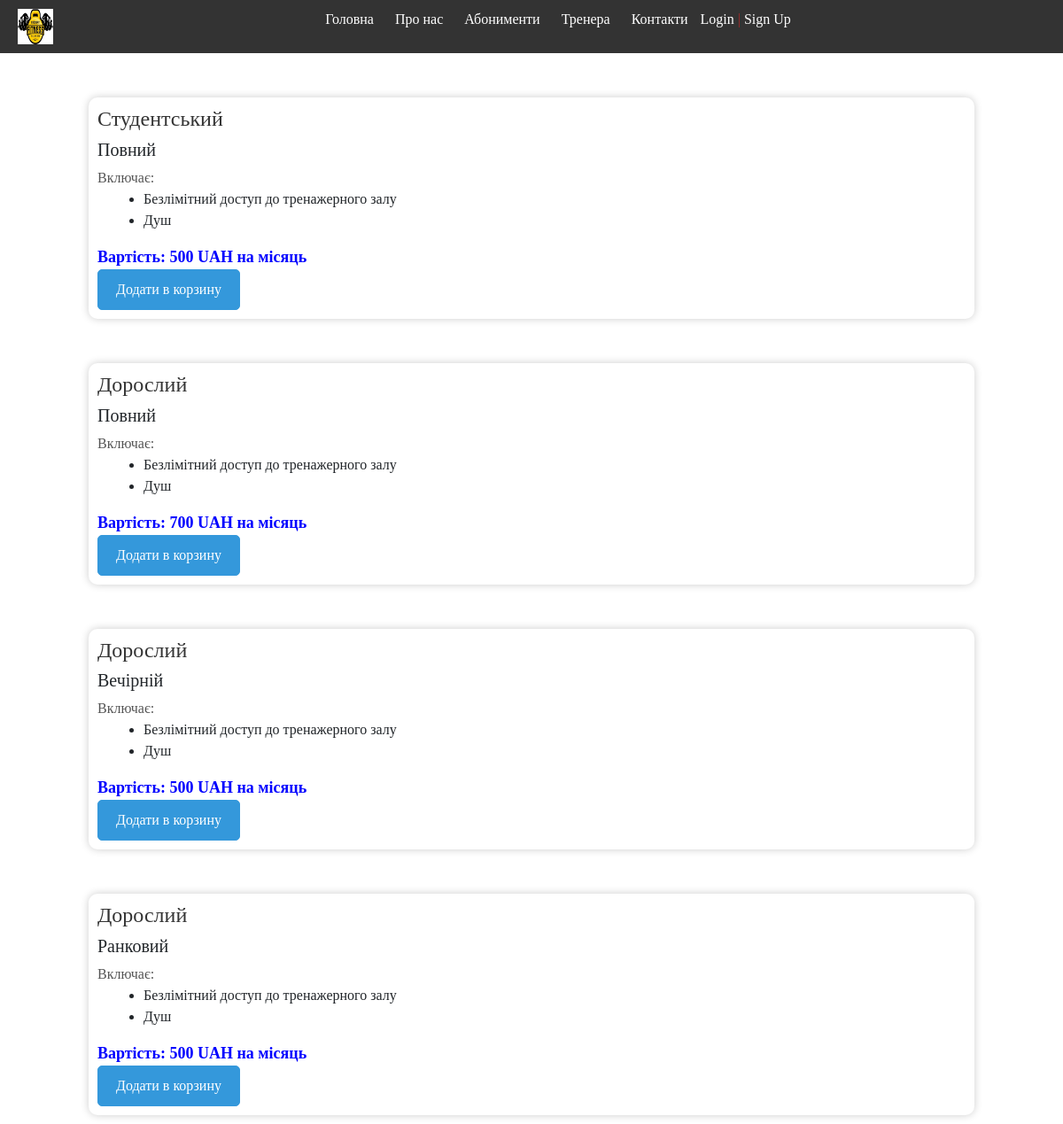
The page /ticket/ on the database its author committed.
### store/models.py (models this page shows, shortened)
class Ticket(models.Model):
    type = models.CharField(max_length=35)
    type_day = models.CharField(max_length=35)
    price = models.CharField(max_length=10)
    class Meta:
        verbose_name = 'Абонемент'
        verbose_name_plural = 'Абонементи'

### store/views/ticket.py (the view)
# urls.py: path('ticket/', ticket.TicketView.as_view(), name='ticket'),
class TicketView(ListView):
    model = Ticket
    template_name = 'ticket/ticket.html'
    def get_context_data(self, *, object_list=None, **kwargs):
        context = super(TicketView, self).get_context_data(**kwargs)
        context['title'] = "Ticket"
        return context

### templates/ticket/ticket.html
{% extends 'base.html' %}
{% block content %}
    {% for ticket in object_list %}
        <div class="abonement">
            <h1>{{ ticket.type }}</h1>
            <h5>{{ ticket.type_day }}</h5>
            <p>Включає:</p>
            <ul>
                <li>Безлімітний доступ до тренажерного залу</li>
                <li>Душ</li>
            </ul>
            <p class="price">Вартість: {{ticket.price}} UAH на місяць</p>
            <a href="{% url 'basket_add' ticket.id %}" class="btn-delete-ticket">Додати в корзину</a>
        </div>
    {% endfor %}
{% endblock %}

### store/static/store/css/style.css (style rules this page uses)
* { margin: 0; padding: 0; box-sizing: border-box; font-family: 'Times New Roman', serif; }

### store/static/store/css/style_ticket.css (style rules this page uses)
.abonement { background-color: #fff; border-radius: 10px; box-shadow: 0 0 10px rgba(0, 0, 0, 0.2); margin: 50px auto; padding: 20px; max-width: 1000px; }
h1 { font-size: 24px; color: #333; }
p { font-size: 16px; color: #555; margin: 10px 0; }
ul { list-style-type: disc; margin-left: 20px; }
.price { font-size: 18px; font-weight: bold; color: #00f; }
.abonement > a { text-decoration: none; color: white; }
.btn-delete-ticket { display: inline-block; padding: 10px 20px; background-color: #3498db; color: black; text-decoration: none; border: 1px solid #3498db; border-radius: 5px; font-size: 16px; }

### store/static/store/css/style_basket.css (style rules this page uses)
.abonement { background-color: #fff; margin-bottom: 10px; padding: 10px; }

### store/static/store/css/style_pay.css (style rules this page uses)
p { margin: 0px; }
::placeholder { font-size: 14px; font-weight: 600; }

### rows shown on the page
Ticket: type "Студентський", type_day "Повний", price "500"
Ticket: type "Дорослий", type_day "Повний", price "700"
Ticket: type "Дорослий", type_day "Вечірній", price "500"
Ticket: type "Дорослий", type_day "Ранковий", price "500"
